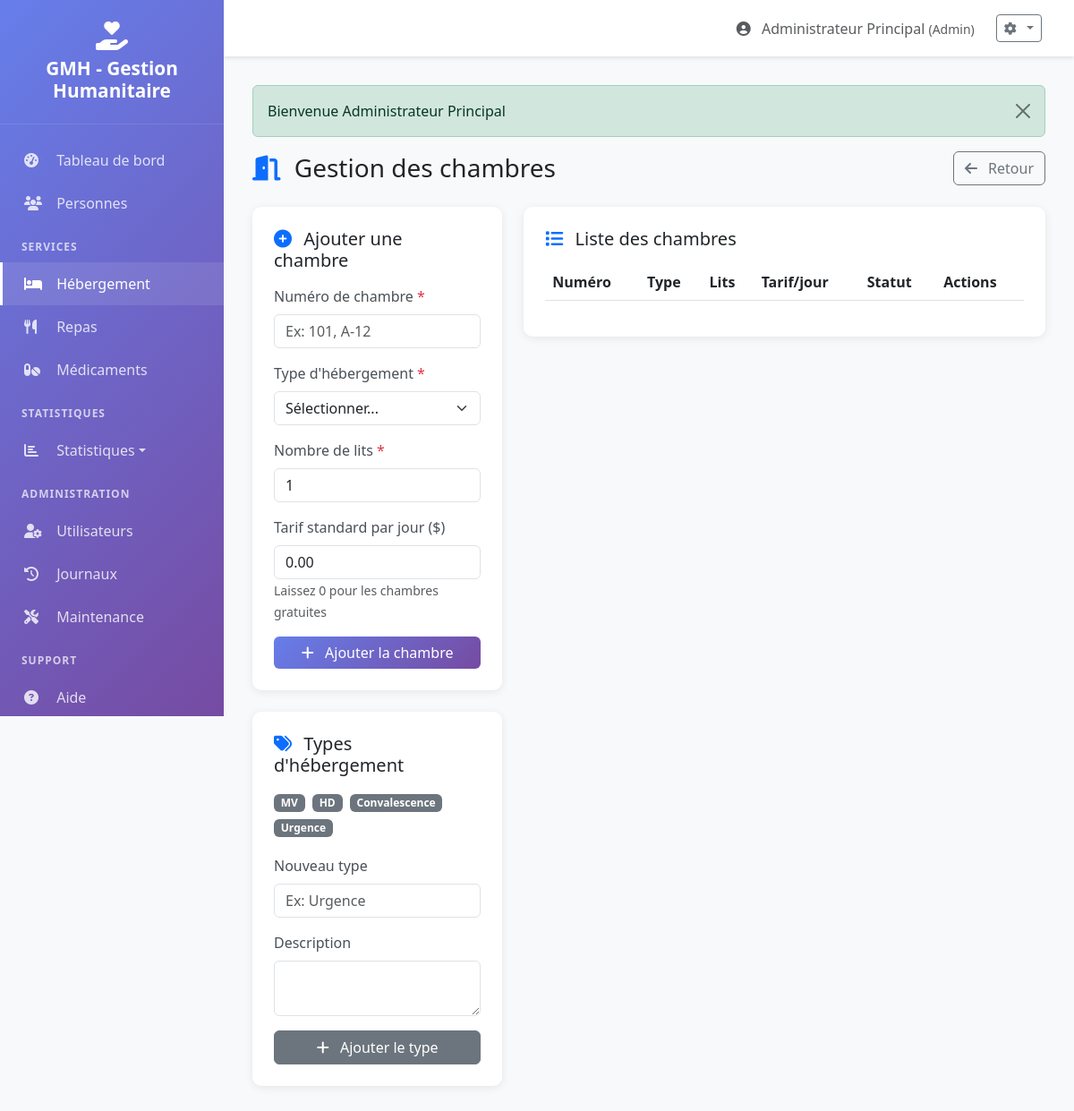
Page /hebergement/chambres.php (signed in) on the committed database.
### tables this page shows
CREATE TABLE `types_hebergement` (
  `id` INT(11) NOT NULL AUTO_INCREMENT,
  `nom` VARCHAR(50) NOT NULL,
  `description` TEXT NULL,
  PRIMARY KEY (`id`)
);

### hebergement/chambres.php (the view, shortened to what this page needs)
<?php
require_once '../config.php';
$db = getDB();
$typesHebergement = $db->query("SELECT * FROM types_hebergement ORDER BY id")->fetchAll();
require_once '../includes/header.php';
?>
<div class="fade-in">
    <div class="d-flex justify-content-between align-items-center mb-4">
        <h1 class="h3 mb-0">
            <i class="fas fa-door-open me-2 text-primary"></i>
            Gestion des chambres
        </h1>
        <a href="<?php echo BASE_URL; ?>hebergement/" class="btn btn-outline-secondary">
            <i class="fas fa-arrow-left me-2"></i>
            Retour
        </a>
    </div>
    <div class="row">
        <div class="col-lg-4">
            <div class="table-container mb-4">
                <h5 class="mb-3">
                    <i class="fas fa-plus-circle me-2 text-primary"></i>
                    Ajouter une chambre
                </h5>
                <form method="POST" class="needs-validation" novalidate>
                    <div class="mb-3">
                        <label for="numero" class="form-label">Numéro de chambre <span class="text-danger">*</span></label>
                        <input type="text"
                               class="form-control"
                               id="numero"
                               name="numero"
                               required
                               placeholder="Ex: 101, A-12">
                    </div>
                    <div class="mb-3">
                        <label for="type_hebergement_id" class="form-label">Type d'hébergement <span class="text-danger">*</span></label>
                        <select class="form-select" id="type_hebergement_id" name="type_hebergement_id" required>
                            <option value="">Sélectionner...</option>
                        </select>
                    </div>
                    <div class="mb-3">
                        <label for="nombre_lits" class="form-label">Nombre de lits <span class="text-danger">*</span></label>
                        <input type="number"
                               class="form-control"
                               id="nombre_lits"
                               name="nombre_lits"
                               min="1"
                               value="1"
                               required>
                    </div>
                    <div class="mb-3">
                        <label for="tarif_standard" class="form-label">Tarif standard par jour ($)</label>
                        <input type="number"
                               class="form-control"
                               id="tarif_standard"
                               name="tarif_standard"
                               min="0"
                               step="0.01"
                               value="0.00"
                               placeholder="0.00">
                        <small class="text-muted">Laissez 0 pour les chambres gratuites</small>
                    </div>
                    <button type="submit" class="btn btn-primary w-100">
                        <i class="fas fa-plus me-2"></i>
                        Ajouter la chambre
                    </button>
                </form>
            </div>
            <div class="table-container">
                <h5 class="mb-3">
                    <i class="fas fa-tags me-2 text-primary"></i>
                    Types d'hébergement
                </h5>
                <div class="mb-3">
                    <?php foreach ($typesHebergement as $type): ?>
                        <div class="badge bg-secondary me-1 mb-1">
                            <?php echo htmlspecialchars($type['nom']); ?>
                        </div>
                    <?php endforeach; ?>
                </div>
                <form method="POST" class="needs-validation" novalidate>
                    <div class="mb-3">
                        <label for="nom_type" class="form-label">Nouveau type</label>
                        <input type="text"
                               class="form-control"
                               id="nom_type"
                               name="nom_type"
                               placeholder="Ex: Urgence">
                    </div>
                    <div class="mb-3">
                        <label for="description_type" class="form-label">Description</label>
                        <textarea class="form-control"
                                  id="description_type"
                                  name="description_type"
                                  rows="2"></textarea>
                    </div>
                    <button type="submit" class="btn btn-secondary w-100">
                        <i class="fas fa-plus me-2"></i>
                        Ajouter le type
                    </button>
                </form>
            </div>
        </div>
        <div class="col-lg-8">
            <div class="table-container">
                <h5 class="mb-3">
                    <i class="fas fa-list me-2 text-primary"></i>
                    Liste des chambres
                </h5>
                <div class="table-responsive">
                    <table class="table table-hover">
                        <thead>
                            <tr>
                                <th>Numéro</th>
                                <th>Type</th>
                                <th>Lits</th>
                                <th>Tarif/jour</th>
                                <th>Statut</th>
                                <th>Actions</th>
                            </tr>
                        </thead>
                    </table>
                </div>
            </div>
        </div>
    </div>
</div>
<?php require_once '../includes/footer.php'; ?>

### includes/header.php (style rules this page uses)
:root { --primary-color: #667eea; --secondary-color: #764ba2; --sidebar-width: 250px; }
body { font-family: 'Segoe UI', Tahoma, Geneva, Verdana, sans-serif; background-color: #f8f9fa; }
.fade-in { animation: fadeIn 0.5s ease-in; }
.form-label { font-weight: 500; color: #495057; margin-bottom: 0.5rem; }
.btn-primary { background: linear-gradient(135deg, var(--primary-color) 0%, var(--secondary-color) 100%); border: none; transition: all 0.3s; }
.table-container { background: white; border-radius: 10px; padding: 1.5rem; box-shadow: 0 2px 10px rgba(0,0,0,0.08); }

### rows in the picture
types_hebergement: nom "MV"
types_hebergement: nom "HD"
types_hebergement: nom "Convalescence"
types_hebergement: nom "Urgence"

### other values in the picture
SITE_NAME "GMH - Gestion Humanitaire"
$_SESSION['user_fullname'] "Administrateur Principal"
$message "Bienvenue Administrateur Principal"
